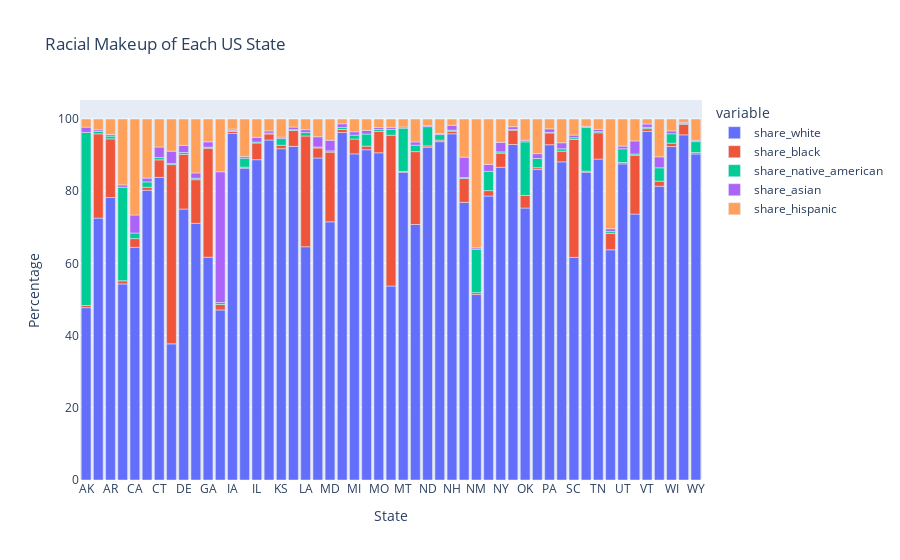

Notebook source saved alongside this figure:
### Code cell
fig = px.bar(df_share_race_city_state,
             x="Geographic area",
             y=['share_white', 'share_black', 'share_native_american',
                 'share_asian', 'share_hispanic'],
             title="Racial Makeup of Each US State",
             labels={
                 'value': 'Percentage',
                 'Geographic area': 'State'
             })
fig.show()

### Figure 1 — Plotly figure (JSON) as saved in the notebook; plotly's stock layout.template omitted (floating-point values rounded to 4 significant figures)
{"data": [{"alignmentgroup": "True", "hovertemplate": "variable=share_white<br>State=%{x}<br>Percentage=%{y}<extra></extra>", "legendgroup": "share_white", "marker": {"color": "#636efa", "pattern": {"shape": ""}}, "name": "share_white", "offsetgroup": "share_white", "orientation": "v", "showlegend": true, "textposition": "auto", "type": "bar", "x": ["AK", "AL", "AR", "AZ", "CA", "CO", "CT", "DC", "DE", "FL", "GA", "HI", "IA", "ID", "IL", "IN", "KS", "KY", "LA", "MA", "MD", "ME", "MI", "MN", "MO", "MS", "MT", "NC", "ND", "NE", "NH", "NJ", "NM", "NV", "NY", "OH", "OK", "OR", "PA", "RI", "SC", "SD", "TN", "TX", "UT", "VA", "VT", "WA", "WI", "WV", "WY"], "xaxis": "x", "y": [47.74, 72.54, 78.25, 54.31, 64.45, 80.25, 83.83, 37.71, 75.06, 71.1, 61.71, 47.1, 95.98, 86.38, 88.73, 94.17, 91.77, 92.42, 64.61, 89.19, 71.52, 96.27, 90.34, 91.49, 90.64, 53.74, 85.26, 70.78, 92.2, 93.72, 95.9, 76.9, 51.37, 78.67, 86.63, 92.93, 75.33, 85.99, 92.88, 88.13, 61.67, 85.25, 88.89, 63.77, 87.58, 73.66, 96.55, 81.37, 92.38, 95.61, 90.32], "yaxis": "y"}, {"alignmentgroup": "True", "hovertemplate": "variable=share_black<br>State=%{x}<br>Percentage=%{y}<extra></extra>", "legendgroup": "share_black", "marker": {"color": "#EF553B", "pattern": {"shape": ""}}, "name": "share_black", "offsetgroup": "share_black", "orientation": "v", "showlegend": true, "textposition": "auto", "type": "bar", "x": ["AK", "AL", "AR", "AZ", "CA", "CO", "CT", "DC", "DE", "FL", "GA", "HI", "IA", "ID", "IL", "IN", "KS", "KY", "LA", "MA", "MD", "ME", "MI", "MN", "MO", "MS", "MT", "NC", "ND", "NE", "NH", "NJ", "NM", "NV", "NY", "OH", "OK", "OR", "PA", "RI", "SC", "SD", "TN", "TX", "UT", "VA", "VT", "WA", "WI", "WV", "WY"], "xaxis": "x", "y": [0.5933, 23.33, 16.26, 0.8651, 2.414, 0.8391, 4.86, 49.66, 15.15, 12.08, 30.2, 1.512, 0.5593, 0.2871, 4.62, 1.677, 0.9482, 4.43, 30.68, 2.787, 19.3, 0.8248, 4.109, 0.9973, 5.892, 41.79, 0.2287, 20.19, 0.357, 0.4161, 0.7173, 6.631, 0.5238, 1.498, 3.906, 3.965, 3.488, 0.5196, 3.257, 2.952, 32.67, 0.2915, 7.298, 4.54, 0.3769, 16.3, 0.776, 1.409, 0.9314, 2.933, 0.3906], "yaxis": "y"}, {"alignmentgroup": "True", "hovertemplate": "variable=share_native_american<br>State=%{x}<br>Percentage=%{y}<extra></extra>", "legendgroup": "share_native_american", "marker": {"color": "#00cc96", "pattern": {"shape": ""}}, "name": "share_native_american", "offsetgroup": "share_native_american", "orientation": "v", "showlegend": true, "textposition": "auto", "type": "bar", "x": ["AK", "AL", "AR", "AZ", "CA", "CO", "CT", "DC", "DE", "FL", "GA", "HI", "IA", "ID", "IL", "IN", "KS", "KY", "LA", "MA", "MD", "ME", "MI", "MN", "MO", "MS", "MT", "NC", "ND", "NE", "NH", "NJ", "NM", "NV", "NY", "OH", "OK", "OR", "PA", "RI", "SC", "SD", "TN", "TX", "UT", "VA", "VT", "WA", "WI", "WV", "WY"], "xaxis": "x", "y": [47.97, 0.6597, 0.7579, 25.91, 1.545, 1.486, 0.6393, 0.2938, 0.5155, 0.4116, 0.2961, 0.5478, 0.2693, 2.455, 0.2571, 0.2739, 1.849, 0.2105, 0.9543, 0.2648, 0.3381, 0.5483, 1.073, 3.352, 0.5455, 1.613, 11.98, 1.77, 5.325, 1.543, 0.2882, 0.2444, 12.05, 5.329, 0.3522, 0.2153, 14.86, 2.54, 0.1609, 0.6624, 0.4605, 12.09, 0.3164, 0.5087, 3.789, 0.338, 0.3724, 3.705, 2.604, 0.2015, 3.026], "yaxis": "y"}, {"alignmentgroup": "True", "hovertemplate": "variable=share_asian<br>State=%{x}<br>Percentage=%{y}<extra></extra>", "legendgroup": "share_asian", "marker": {"color": "#ab63fa", "pattern": {"shape": ""}}, "name": "share_asian", "offsetgroup": "share_asian", "orientation": "v", "showlegend": true, "textposition": "auto", "type": "bar", "x": ["AK", "AL", "AR", "AZ", "CA", "CO", "CT", "DC", "DE", "FL", "GA", "HI", "IA", "ID", "IL", "IN", "KS", "KY", "LA", "MA", "MD", "ME", "MI", "MN", "MO", "MS", "MT", "NC", "ND", "NE", "NH", "NJ", "NM", "NV", "NY", "OH", "OK", "OR", "PA", "RI", "SC", "SD", "TN", "TX", "UT", "VA", "VT", "WA", "WI", "WV", "WY"], "xaxis": "x", "y": [1.452, 0.48, 0.4759, 0.6585, 4.994, 1.056, 2.91, 3.428, 1.969, 1.461, 1.47, 36.21, 0.3978, 0.4743, 1.313, 0.5828, 0.4209, 0.7125, 0.784, 2.838, 2.956, 1.038, 0.9507, 1.022, 0.5511, 0.5455, 0.3219, 0.9167, 0.2932, 0.2888, 1.346, 5.651, 0.3878, 1.918, 2.651, 0.7525, 0.4405, 1.357, 0.985, 1.668, 0.7364, 0.3196, 0.6369, 0.7835, 0.7548, 3.623, 0.9165, 3.037, 0.7858, 0.3432, 0.3809], "yaxis": "y"}, {"alignmentgroup": "True", "hovertemplate": "variable=share_hispanic<br>State=%{x}<br>Percentage=%{y}<extra></extra>", "legendgroup": "share_hispanic", "marker": {"color": "#FFA15A", "pattern": {"shape": ""}}, "name": "share_hispanic", "offsetgroup": "share_hispanic", "orientation": "v", "showlegend": true, "textposition": "auto", "type": "bar", "x": ["AK", "AL", "AR", "AZ", "CA", "CO", "CT", "DC", "DE", "FL", "GA", "HI", "IA", "ID", "IL", "IN", "KS", "KY", "LA", "MA", "MD", "ME", "MI", "MN", "MO", "MS", "MT", "NC", "ND", "NE", "NH", "NJ", "NM", "NV", "NY", "OH", "OK", "OR", "PA", "RI", "SC", "SD", "TN", "TX", "UT", "VA", "VT", "WA", "WI", "WV", "WY"], "xaxis": "x", "y": [2.248, 2.982, 4.262, 18.26, 26.59, 16.37, 7.764, 8.913, 7.302, 14.94, 6.325, 14.62, 2.798, 10.4, 5.078, 3.295, 5.007, 2.23, 2.967, 4.92, 5.882, 1.321, 3.523, 3.143, 2.37, 2.319, 2.212, 6.346, 1.821, 4.027, 1.749, 10.57, 35.68, 12.59, 6.461, 2.133, 5.884, 9.594, 2.721, 6.586, 4.454, 2.047, 2.854, 30.4, 7.503, 6.076, 1.39, 10.48, 3.302, 0.9097, 5.884], "yaxis": "y"}], "layout": {"barmode": "relative", "legend": {"title": {"text": "variable"}, "tracegroupgap": 0}, "title": {"text": "Racial Makeup of Each US State"}, "xaxis": {"anchor": "y", "domain": [0, 1], "title": {"text": "State"}}, "yaxis": {"anchor": "x", "domain": [0, 1], "title": {"text": "Percentage"}}}}
